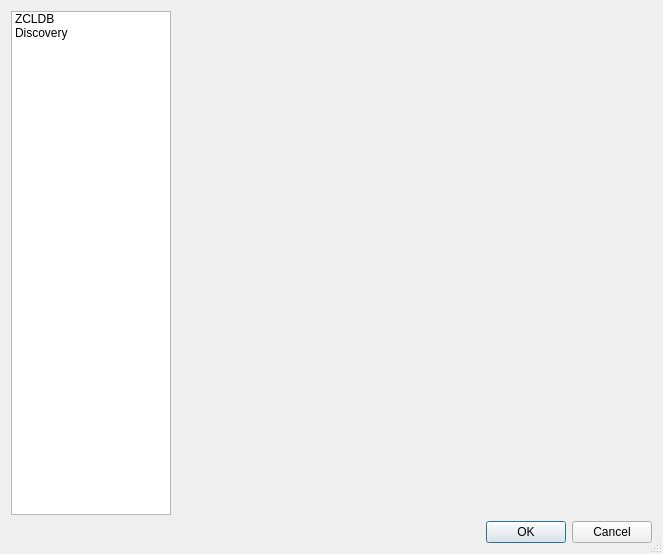
<?xml version="1.0" encoding="UTF-8"?>
<ui version="4.0">
 <class>zmSettingsDialog</class>
 <widget class="QDialog" name="zmSettingsDialog">
  <property name="geometry">
   <rect>
    <x>0</x>
    <y>0</y>
    <width>663</width>
    <height>554</height>
   </rect>
  </property>
  <property name="windowTitle">
   <string>Dialog</string>
  </property>
  <property name="sizeGripEnabled">
   <bool>true</bool>
  </property>
  <layout class="QVBoxLayout" name="verticalLayout">
   <item>
    <layout class="QHBoxLayout" name="horizontalLayout">
     <item>
      <widget class="QListWidget" name="categoryListWidget">
       <property name="sizePolicy">
        <sizepolicy hsizetype="Preferred" vsizetype="Expanding">
         <horstretch>0</horstretch>
         <verstretch>0</verstretch>
        </sizepolicy>
       </property>
       <property name="minimumSize">
        <size>
         <width>160</width>
         <height>0</height>
        </size>
       </property>
       <property name="maximumSize">
        <size>
         <width>160</width>
         <height>16777215</height>
        </size>
       </property>
       <item>
        <property name="text">
         <string>ZCLDB</string>
        </property>
        <property name="icon">
         <iconset resource="zm_resources.qrc">
          <normaloff>:/icons/faenza/text-xml.png</normaloff>:/icons/faenza/text-xml.png</iconset>
        </property>
        <property name="flags">
         <set>ItemIsSelectable|ItemIsUserCheckable|ItemIsEnabled</set>
        </property>
       </item>
       <item>
        <property name="text">
         <string>Discovery</string>
        </property>
        <property name="icon">
         <iconset resource="zm_resources.qrc">
          <normaloff>:/icons/discovery.png</normaloff>:/icons/discovery.png</iconset>
        </property>
       </item>
      </widget>
     </item>
     <item>
      <widget class="QStackedWidget" name="stackedWidget">
       <property name="sizePolicy">
        <sizepolicy hsizetype="Expanding" vsizetype="Preferred">
         <horstretch>0</horstretch>
         <verstretch>0</verstretch>
        </sizepolicy>
       </property>
      </widget>
     </item>
    </layout>
   </item>
   <item>
    <widget class="QDialogButtonBox" name="buttonBox">
     <property name="orientation">
      <enum>Qt::Horizontal</enum>
     </property>
     <property name="standardButtons">
      <set>QDialogButtonBox::Cancel|QDialogButtonBox::Ok</set>
     </property>
    </widget>
   </item>
  </layout>
 </widget>
 <resources>
  <include location="zm_resources.qrc"/>
 </resources>
 <connections>
  <connection>
   <sender>buttonBox</sender>
   <signal>accepted()</signal>
   <receiver>zmSettingsDialog</receiver>
   <slot>accept()</slot>
   <hints>
    <hint type="sourcelabel">
     <x>248</x>
     <y>254</y>
    </hint>
    <hint type="destinationlabel">
     <x>157</x>
     <y>274</y>
    </hint>
   </hints>
  </connection>
  <connection>
   <sender>buttonBox</sender>
   <signal>rejected()</signal>
   <receiver>zmSettingsDialog</receiver>
   <slot>reject()</slot>
   <hints>
    <hint type="sourcelabel">
     <x>316</x>
     <y>260</y>
    </hint>
    <hint type="destinationlabel">
     <x>286</x>
     <y>274</y>
    </hint>
   </hints>
  </connection>
 </connections>
</ui>
